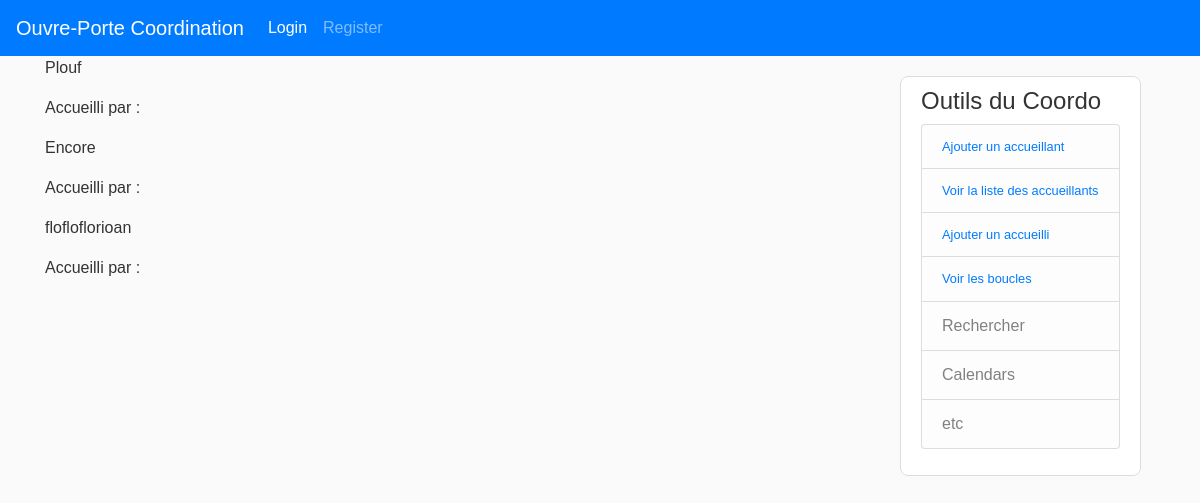
Screenshot of /liste_accueillis with the database file from the repository.
### flask_app/models.py (models this page shows, shortened)
class Accueilli(db.Model):
    __tablename__ = 'accueillis'
    id = db.Column(db.Integer, primary_key=True)
    nom = db.Column(db.String(120), unique=True, nullable=False)
    email = db.Column(db.String(120), unique=False, nullable=True)
    tel = db.Column(db.String(120), unique=False, nullable=True)
    remarques = db.Column(db.Text, unique=False, nullable=True)

### flask_app/routes.py (the view)
@app.route('/liste_accueillis')
def liste_accueillis():
    accueillis = Accueilli.query.all()
    return render_template('test.html', accueillis=accueillis)

### flask_app/templates/test.html (shortened to what this page needs)
{% extends "layout.html" %}
{% block content %}
{% for acc in accueillis %}
<p> {{ acc.nom }}</p>
<p> Accueilli par : </p>
{% endfor %}
{% endblock content %}

### flask_app/static/main.css (style rules this page uses)
body { background: #fafafa; color: #333333; font-family: Verdana, Geneva, sans-serif !important; }

### rows the page displays
Accueilli: nom "Plouf"
Accueilli: nom "Encore"
Accueilli: nom "flofloflorioan"
